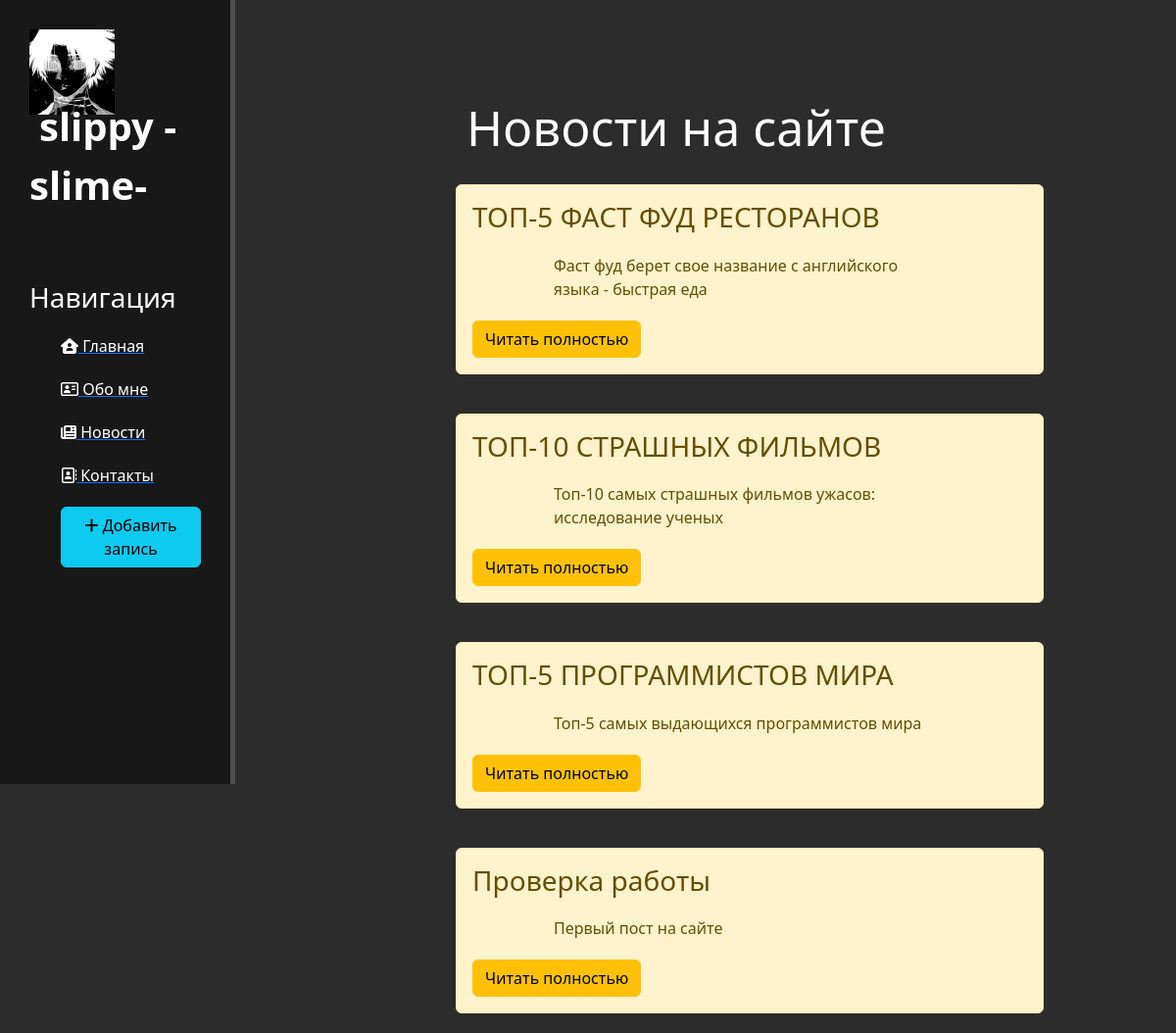
Page /news/ on the committed database.
### news/models.py (models this page shows, shortened)
class Articles(models.Model):
    title = models.CharField('Название', max_length=50)
    anons = models.CharField('Анонс', max_length=250)
    full_text = models.TextField('Статья')
    date = models.DateTimeField('Дата публикации')
    class Meta:
        verbose_name = 'Новость'
        verbose_name_plural = 'Новости'

### news/views.py (the view)
def news_home(request):
    news = Articles.objects.order_by('-date')
    return render(request, 'news/news_home.html', {'news': news})

### news/templates/news/news_home.html (shortened to what this page needs)
{% extends 'main/layout.html' %}
{% block content %}
    <div class="features">
        <h1>Новости на сайте</h1>
        {% if news %}
            {% for el in news %}
                <div class="alert alert-warning">
                    <h3>{{ el.title }}</h3>
                    <p>{{ el.anons }}</p>
                    <a href="{% url 'news-detail' el.id %}" class="btn btn-warning">Читать полностью</a>
                </div>
            {% endfor %}
        {% else %}
            <p>У вас нет записей</p>
        {% endif %}
    </div>
{% endblock %}

### main/templates/main/layout.html (shortened to what this page needs)
{% load static %}
<!DOCTYPE html>
<html lang="ru">
<head>
    <link rel="stylesheet" href="https://cdn.jsdelivr.net/npm/bootstrap@5.2.3/dist/css/bootstrap.min.css">
    <link rel="stylesheet" href="{% static 'main/css/main.css' %}">
    <link rel="stylesheet" href="https://use.fontawesome.com/releases/v6.2.1/css/all.css">
</head>
<body>
    <aside>
        <img src="{% static 'main/img/ghoul.jpg' %}" alt="Logo">
        <span class="logo">slippy -slime-</span>
        <h3>Навигация</h3>
        <ul>
            <a href="{% url 'home' %}"><li><i class="fa-solid fa-house-user"></i> Главная</li></a>
            <a href="{% url 'about' %}"><li><i class="fa-regular fa-address-card"></i> Обо мне</li></a>
            <a href="{% url 'news_home' %}"><li><i class="fa-solid fa-newspaper"></i> Новости</li></a>
            <a href=""><li><i class="fa-regular fa-address-book"></i> Контакты</li></a>
            <a href="{% url 'create' %}"><li><button class="btn btn-info"><i class="fa-solid fa-plus"></i> Добавить запись</button></li></a>
        </ul>
    </aside>
    <main>
        {% block content %}
        {% endblock %}
    </main>
</body>
</html>

### main/static/main/css/main.css (style rules this page uses)
body { background: #2c2c2c; }
aside { float: left; background: #181818; width: 20%; padding: 2.5%; height: 100vh; color: #fff; border-right: 5px solid #4d4d4d; }
aside img { width: 87px; float: left; }
aside .logo { font-size: 40px; margin-left: 10px; font-weight: bold; position: relative; top: -18px; }
aside h3 { margin-top: 50px; font-size: 28px; }
aside ul { list-style: none }
aside ul li { color: #fff; display: block; margin-top: 20px; transition: transform .6s ease; }
main .features { float: left; color: #fff; margin-top: 100px; text-align: center; width: 75%; }
main .features h1 { font-size: 50px; }
main .features p { max-width: 400px; margin: 20px auto }
.alert-warning { float: left; clear: both; width: 600px; margin: 20px 25%; text-align: left; }

### rows in the picture
Articles: title "ТОП-5 ФАСТ ФУД РЕСТОРАНОВ", anons "Фаст фуд берет свое название с английского языка - быстрая еда"
Articles: title "ТОП-10 СТРАШНЫХ ФИЛЬМОВ", anons "Топ-10 самых страшных фильмов ужасов: исследование ученых"
Articles: title "ТОП-5 ПРОГРАММИСТОВ МИРА", anons "Топ-5 самых выдающихся программистов мира"
Articles: title "Проверка работы", anons "Первый пост на сайте"
